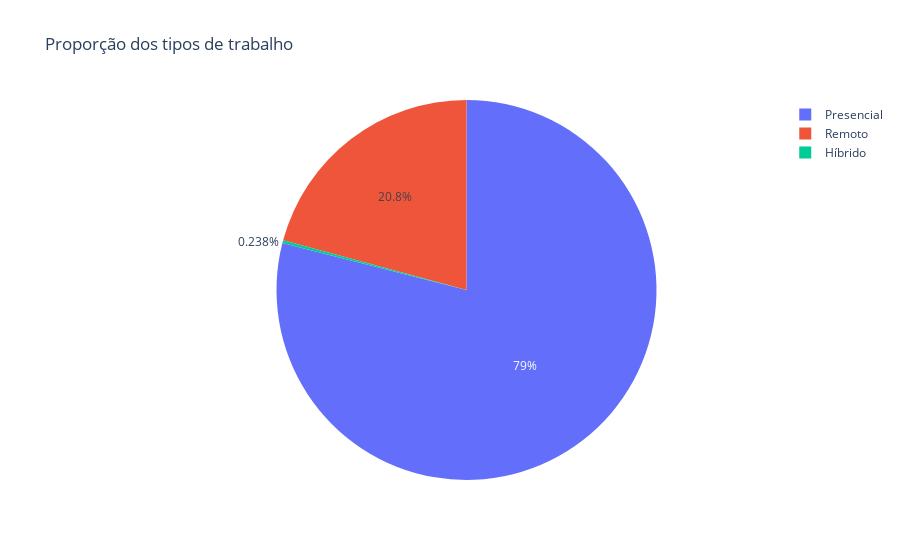

The code cell stored with this chart in its notebook:
### Code cell
remoto_contagem = df_limpos['remoto'].value_counts().reset_index()
remoto_contagem.columns = ['tipo_trabalho', 'quantidade']

fig = px.pie(
    remoto_contagem,
    names='tipo_trabalho',
    values='quantidade',
    title='Proporção dos tipos de trabalho'
)
fig.show()

### Figure 1 — Plotly figure (JSON) as saved in the notebook; plotly's stock layout.template omitted (floating-point values rounded to 4 significant figures)
{"data": [{"domain": {"x": [0, 1], "y": [0, 1]}, "hovertemplate": "tipo_trabalho=%{label}<br>quantidade=%{value}<extra></extra>", "labels": ["Presencial", "Remoto", "Híbrido"], "legendgroup": "", "name": "", "showlegend": true, "type": "pie", "values": [105305, 27716, 318]}], "layout": {"legend": {"tracegroupgap": 0}, "title": {"text": "Proporção dos tipos de trabalho"}}}
